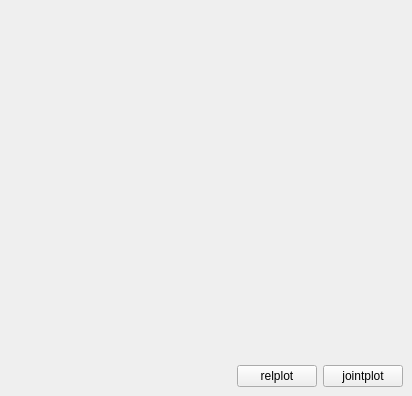
<?xml version="1.0" encoding="UTF-8"?>
<ui version="4.0">
 <class>MainWindow</class>
 <widget class="QMainWindow" name="MainWindow">
  <property name="geometry">
   <rect>
    <x>0</x>
    <y>0</y>
    <width>412</width>
    <height>396</height>
   </rect>
  </property>
  <property name="windowTitle">
   <string>MainWindow</string>
  </property>
  <widget class="QWidget" name="centralwidget">
   <layout class="QVBoxLayout" name="verticalLayout">
    <item>
     <widget class="figureWidget" name="widget" native="true">
      <property name="sizePolicy">
       <sizepolicy hsizetype="Preferred" vsizetype="Expanding">
        <horstretch>0</horstretch>
        <verstretch>0</verstretch>
       </sizepolicy>
      </property>
      <property name="styleSheet">
       <string notr="true"/>
      </property>
     </widget>
    </item>
    <item>
     <layout class="QHBoxLayout" name="horizontalLayout">
      <item>
       <spacer name="horizontalSpacer">
        <property name="orientation">
         <enum>Qt::Horizontal</enum>
        </property>
        <property name="sizeHint" stdset="0">
         <size>
          <width>40</width>
          <height>20</height>
         </size>
        </property>
       </spacer>
      </item>
      <item>
       <widget class="QPushButton" name="btnDrawRel">
        <property name="text">
         <string>relplot</string>
        </property>
       </widget>
      </item>
      <item>
       <widget class="QPushButton" name="btnDrawJoint">
        <property name="text">
         <string>jointplot</string>
        </property>
       </widget>
      </item>
     </layout>
    </item>
   </layout>
  </widget>
 </widget>
 <customwidgets>
  <customwidget>
   <class>figureWidget</class>
   <extends>QWidget</extends>
   <header>figurewidget.h</header>
   <container>1</container>
  </customwidget>
 </customwidgets>
 <resources/>
 <connections/>
</ui>
